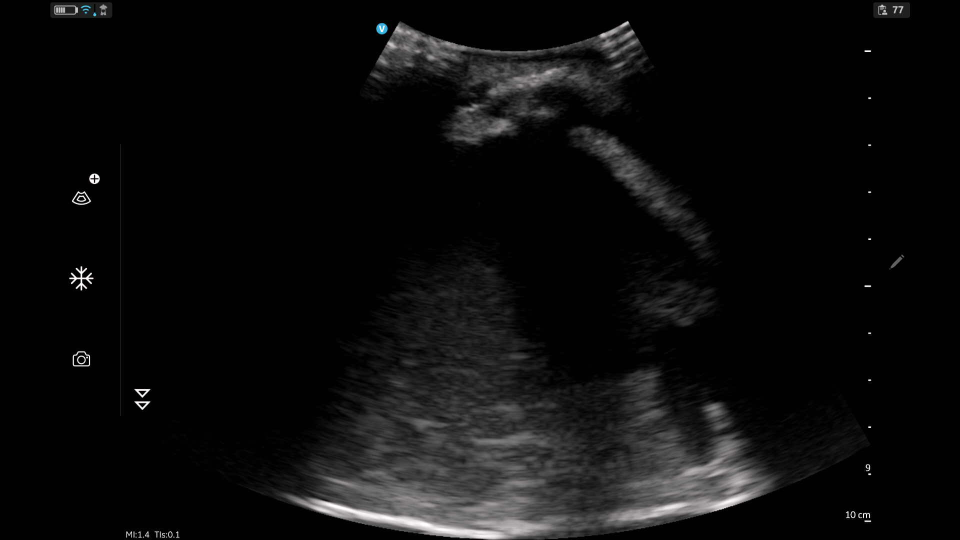
#> input picture data/us/us_scan_10cm/original_images/us_image_10.png, 1920 x 1080 px, found by its file name (shown at 1/2 size); its folder holds only this picture in this run
$ python mask_images.py
#> lines starting #> are read from the running program, lines starting #| are printed output that depends on the picture; after the words box and inside, x2 and y2 are one past the last pixel; in counts of white or black regions, pixels touching at a corner belong together
import os
import cv2

def add_black_borders(input_folder, output_folder):
    # Crea la cartella di output se non esiste
    os.makedirs(output_folder, exist_ok=True)

    # Itera su tutti i file nella cartella di input
    for filename in os.listdir(input_folder):
        input_path = os.path.join(input_folder, filename)

        # Controlla se il file è un'immagine supportata
        try:
            img = cv2.imread(input_path, cv2.IMREAD_GRAYSCALE)
#> img: shape (1080, 1920); min 0, max 255, mean 13.2
            if img is None:
                print(f"File non supportato o non è un'immagine: {filename}")
                continue

            # Aggiungi i bordi neri
            img[:, 0:300] = 0  # Rettangolo sinistro
            img[:, 1720:1920] = 0  # Rettangolo destro
            img[0:100,:] = 0 # Rettangolo superiore
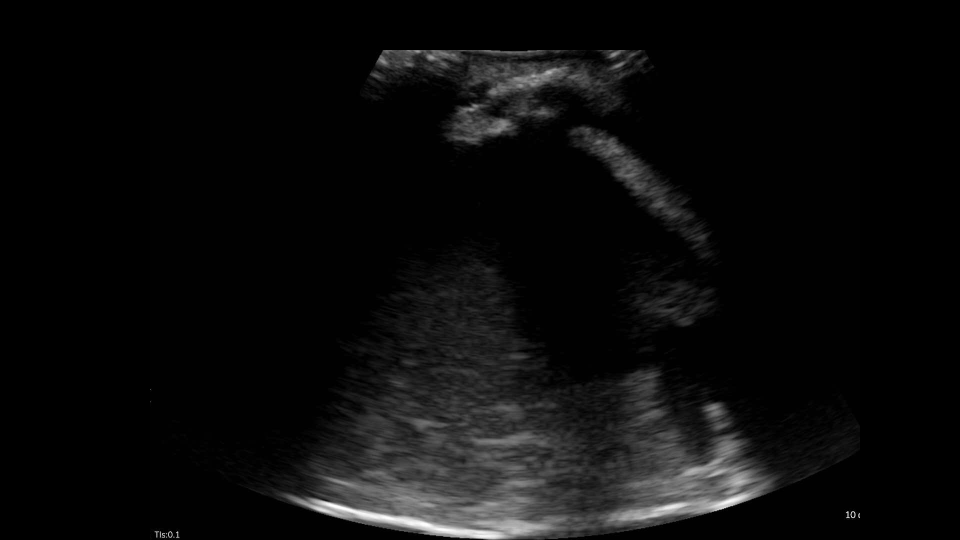
#> img: shape (1080, 1920) (shown at 1/2 size); min 0, max 255, mean 11.9
            img[1040:1080,310:400] = 0 # Rettangolo superiore
#> img: shape (1080, 1920); 0.16% of pixels changed, all inside (x1, y1, x2, y2) = (310, 1040, 400, 1080)

            # Salva l'immagine nella cartella di output
            output_path = os.path.join(output_folder, filename)
            cv2.imwrite(output_path, img)

        except Exception as e:
            print(f"Errore con il file {filename}: {e}")

# Configura le cartelle
input_folder = "/home/ars_control/Desktop/pcnl/us_scans/us_scan_10cm/original_images"  # Cartella con le immagini originali
output_folder = "/home/ars_control/Desktop/pcnl/us_scans/us_scan_10cm/masked_images"  # Cartella per salvare le immagini modificate

# Esegui la funzione
add_black_borders(input_folder, output_folder)

print("Operazione completata!")

$ run again, on data/us/us_scan_10cm/original_images/us_image_114.png
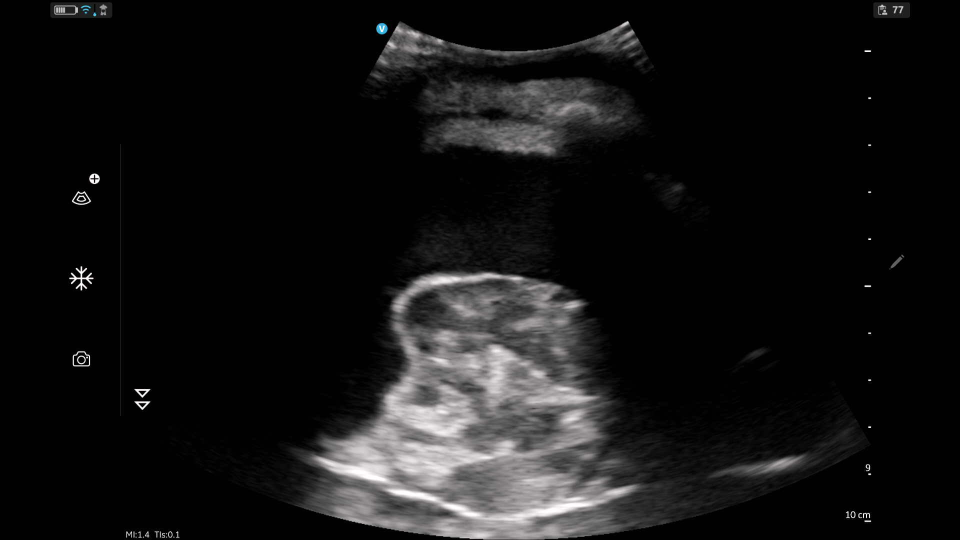
#> input picture data/us/us_scan_10cm/original_images/us_image_114.png, 1920 x 1080 px, found by its file name (shown at 1/2 size)
#> in add_black_borders, `img[0:100,:] = 0`:
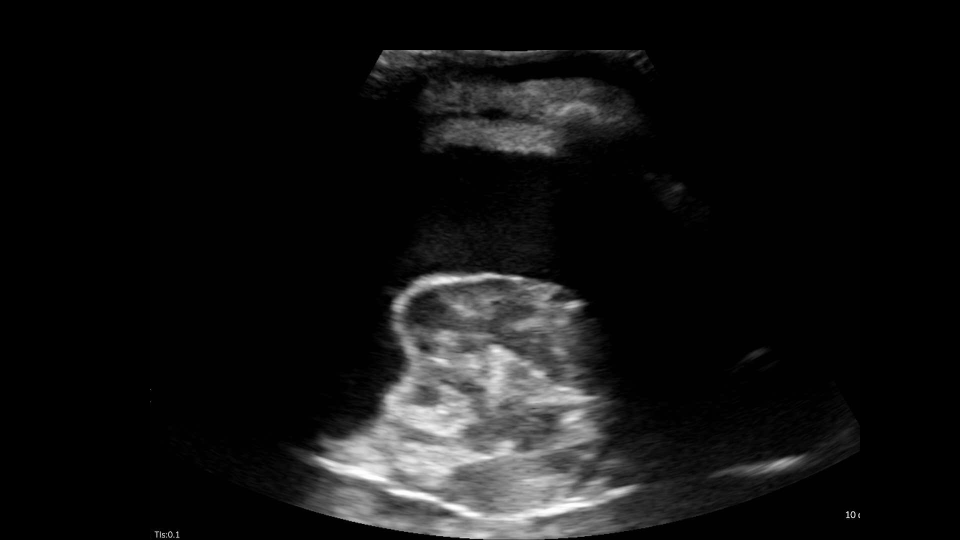
#> img: shape (1080, 1920) (shown at 1/2 size); min 0, max 255, mean 19.2
